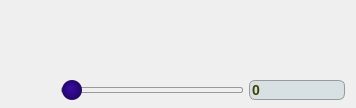
       <widget class="PlayerBox" name="groupBox0" native="true">
        <property name="minimumSize">
         <size>
          <width>0</width>
          <height>0</height>
         </size>
        </property>
        <property name="styleSheet">
         <string notr="true"/>
        </property>
        <layout class="QHBoxLayout" name="horizontalLayout">
         <property name="spacing">
          <number>0</number>
         </property>
         <property name="topMargin">
          <number>0</number>
         </property>
         <property name="bottomMargin">
          <number>0</number>
         </property>
         <item>
          <widget class="QWidget" name="widget_36" native="true">
           <property name="minimumSize">
            <size>
             <width>50</width>
             <height>0</height>
            </size>
           </property>
           <layout class="QVBoxLayout" name="verticalLayout_15">
            <property name="spacing">
             <number>0</number>
            </property>
            <property name="leftMargin">
             <number>0</number>
            </property>
            <property name="topMargin">
             <number>0</number>
            </property>
            <property name="rightMargin">
             <number>0</number>
            </property>
            <property name="bottomMargin">
             <number>0</number>
            </property>
            <item alignment="Qt::AlignHCenter|Qt::AlignTop">
             <widget class="QLabel" name="textLabel_Button0">
              <property name="sizePolicy">
               <sizepolicy hsizetype="Fixed" vsizetype="Fixed">
                <horstretch>0</horstretch>
                <verstretch>0</verstretch>
               </sizepolicy>
              </property>
              <property name="minimumSize">
               <size>
                <width>50</width>
                <height>50</height>
               </size>
              </property>
              <property name="styleSheet">
               <string notr="true"/>
              </property>
              <property name="text">
               <string/>
              </property>
             </widget>
            </item>
            <item alignment="Qt::AlignHCenter|Qt::AlignVCenter">
             <widget class="QPushButton" name="pushButton_Wine">
              <property name="enabled">
               <bool>false</bool>
              </property>
              <property name="sizePolicy">
               <sizepolicy hsizetype="Fixed" vsizetype="Fixed">
                <horstretch>0</horstretch>
                <verstretch>0</verstretch>
               </sizepolicy>
              </property>
              <property name="minimumSize">
               <size>
                <width>36</width>
                <height>56</height>
               </size>
              </property>
              <property name="maximumSize">
               <size>
                <width>36</width>
                <height>56</height>
               </size>
              </property>
              <property name="focusPolicy">
               <enum>Qt::NoFocus</enum>
              </property>
              <property name="toolTip">
               <string>&lt;html&gt;&lt;head/&gt;&lt;body&gt;&lt;p&gt;&lt;span style=&quot; font-weight:600;&quot;&gt;Ctrl-d&lt;/span&gt; Offer a drink&lt;/p&gt;&lt;/body&gt;&lt;/html&gt;</string>
              </property>
              <property name="styleSheet">
               <string notr="true">QPushButton {
	border-image: url(:/misc/wineglass.png) 1 1 1 1;
    border-top: 1px transparent;
    border-bottom: 1px transparent;
    border-right: 1px transparent;
    border-left: 1px transparent;
}
QPushButton:hover {
	border-image: url(:/misc/wineglass_hover.png) 1 1 1 1;
    border-top: 1px transparent;
    border-bottom: 1px transparent;
    border-right: 1px transparent;
    border-left: 1px transparent;
}
QPushButton:pressed {
	border-image: url(:/misc/wineglass_pressed.png) 1 1 1 1;
    border-top: 1px transparent;
    border-bottom: 1px transparent;
    border-right: 1px transparent;
    border-left: 1px transparent;
}
QPushButton:disabled {
	border-image: url(:/misc/wineglass_disabled.png) 1 1 1 1;
    border-top: 1px transparent;
    border-bottom: 1px transparent;
    border-right: 1px transparent;
    border-left: 1px transparent;
}
</string>
              </property>
              <property name="text">
               <string/>
              </property>
              <property name="iconSize">
               <size>
                <width>16</width>
                <height>16</height>
               </size>
              </property>
             </widget>
            </item>
           </layout>
          </widget>
         </item>
         <item>
          <widget class="QWidget" name="widget_31" native="true">
           <property name="styleSheet">
            <string notr="true"/>
           </property>
           <layout class="QGridLayout" name="gridLayout">
            <property name="leftMargin">
             <number>0</number>
            </property>
            <property name="topMargin">
             <number>8</number>
            </property>
            <property name="rightMargin">
             <number>0</number>
            </property>
            <property name="bottomMargin">
             <number>8</number>
            </property>
            <item row="0" column="0">
             <widget class="MyCashLabel0" name="textLabel_Cash0">
              <property name="sizePolicy">
               <sizepolicy hsizetype="MinimumExpanding" vsizetype="Fixed">
                <horstretch>0</horstretch>
                <verstretch>0</verstretch>
               </sizepolicy>
              </property>
              <property name="minimumSize">
               <size>
                <width>40</width>
                <height>30</height>
               </size>
              </property>
              <property name="maximumSize">
               <size>
                <width>200</width>
                <height>30</height>
               </size>
              </property>
              <property name="styleSheet">
               <string notr="true">padding-top: 7; padding-left:10; font-size:14px; font-weight:bold; color:#ffff00;</string>
              </property>
              <property name="text">
               <string/>
              </property>
              <property name="textFormat">
               <enum>Qt::PlainText</enum>
              </property>
              <property name="alignment">
               <set>Qt::AlignLeading|Qt::AlignLeft|Qt::AlignTop</set>
              </property>
              <property name="margin">
               <number>0</number>
              </property>
              <property name="indent">
               <number>0</number>
              </property>
             </widget>
            </item>
            <item row="0" column="1">
             <widget class="QLabel" name="textLabel_Status0">
              <property name="sizePolicy">
               <sizepolicy hsizetype="MinimumExpanding" vsizetype="Fixed">
                <horstretch>0</horstretch>
                <verstretch>0</verstretch>
               </sizepolicy>
              </property>
              <property name="minimumSize">
               <size>
                <width>80</width>
                <height>30</height>
               </size>
              </property>
              <property name="maximumSize">
               <size>
                <width>200</width>
                <height>30</height>
               </size>
              </property>
              <property name="styleSheet">
               <string notr="true"/>
              </property>
              <property name="text">
               <string/>
              </property>
              <property name="alignment">
               <set>Qt::AlignCenter</set>
              </property>
             </widget>
            </item>
            <item row="0" column="2">
             <widget class="QPushButton" name="pushButton_AllIn">
              <property name="minimumSize">
               <size>
                <width>96</width>
                <height>30</height>
               </size>
              </property>
              <property name="maximumSize">
               <size>
                <width>200</width>
                <height>30</height>
               </size>
              </property>
              <property name="focusPolicy">
               <enum>Qt::NoFocus</enum>
              </property>
              <property name="toolTip">
               <string>&lt;html&gt;&lt;head/&gt;&lt;body&gt;&lt;p&gt;&lt;span style=&quot; font-size:11pt;&quot;&gt;F4&lt;/span&gt;&lt;span style=&quot; font-size:11pt; font-weight:400;&quot;&gt; All-In&lt;/span&gt;&lt;/p&gt;&lt;/body&gt;&lt;/html&gt;</string>
              </property>
              <property name="styleSheet">
               <string notr="true">QPushButton {
	border-image: url(:/danuxi1/playeraction_violet.png) 8 8 8 8;
    border-top: 8px transparent;
    border-bottom: 8px transparent;
    border-right: 8px transparent;
    border-left: 8px transparent;
    font-weight:bold;
	font-size:12px;
    color: #d2d232
}
QPushButton:hover {
	border-image: url(://danuxi1/playeraction_violet_hover.png) 8 8 8 8;
    border-top: 8px transparent;
    border-bottom: 8px transparent;
    border-right: 8px transparent;
    border-left: 8px transparent;
    font-weight:bold;
	font-size:12px;
	color: #ffff00
}
QPushButton:checked {
	border-image: url(:/danuxi1/playeraction_violet_checked.png) 8 8 8 8;
    border-top: 8px transparent;
    border-bottom: 8px transparent;
    border-right: 8px transparent;
    border-left: 8px transparent;
    font-weight:bold;
	font-size:12px;
    color: #d2d232
}
QPushButton:checked:hover {
	border-image: url(://danuxi1/playeraction_violet_checked_hover.png) 8 8 8 8;
    border-top: 8px transparent;
    border-bottom: 8px transparent;
    border-right: 8px transparent;
    border-left: 8px transparent;
	font-size:12px;
    font-weight:bold;
	color: #d2d232
}</string>
              </property>
              <property name="text">
               <string/>
              </property>
             </widget>
            </item>
            <item row="1" column="0">
             <widget class="QPushButton" name="pushButton_Fold">
              <property name="sizePolicy">
               <sizepolicy hsizetype="MinimumExpanding" vsizetype="Fixed">
                <horstretch>0</horstretch>
                <verstretch>0</verstretch>
               </sizepolicy>
              </property>
              <property name="minimumSize">
               <size>
                <width>84</width>
                <height>30</height>
               </size>
              </property>
              <property name="maximumSize">
               <size>
                <width>200</width>
                <height>30</height>
               </size>
              </property>
              <property name="focusPolicy">
               <enum>Qt::NoFocus</enum>
              </property>
              <property name="toolTip">
               <string>&lt;html&gt;&lt;head/&gt;&lt;body&gt;&lt;p&gt;&lt;span style=&quot; font-size:11pt; font-weight:600;&quot;&gt;F1&lt;/span&gt;&lt;span style=&quot; font-size:11pt;&quot;&gt; Fold&lt;/span&gt;&lt;/p&gt;&lt;/body&gt;&lt;/html&gt;</string>
              </property>
              <property name="styleSheet">
               <string notr="true">QPushButton {
	border-image: url(:/danuxi1/playeraction_violet.png) 8 8 8 8;
    border-top: 8px transparent;
    border-bottom: 8px transparent;
    border-right: 8px transparent;
    border-left: 8px transparent;
	font-size:12px;
    color: #d33131
}
QPushButton:hover {
	border-image: url(://danuxi1/playeraction_violet_hover.png) 8 8 8 8;
    border-top: 8px transparent;
    border-bottom: 8px transparent;
    border-right: 8px transparent;
    border-left: 8px transparent;
	font-size:12px;
	color: #ff0000
}
QPushButton:checked {
	border-image: url(:/danuxi1/playeraction_violet_checked.png) 8 8 8 8;
    border-top: 8px transparent;
    border-bottom: 8px transparent;
    border-right: 8px transparent;
    border-left: 8px transparent;
	font-size:12px;
    color: #d33131
}
QPushButton:checked:hover {
	border-image: url(://danuxi1/playeraction_violet_checked_hover.png) 8 8 8 8;
    border-top: 8px transparent;
    border-bottom: 8px transparent;
    border-right: 8px transparent;
    border-left: 8px transparent;
	font-size:12px;
	color: #d33131
}</string>
              </property>
              <property name="text">
               <string/>
              </property>
             </widget>
            </item>
            <item row="1" column="1">
             <widget class="QPushButton" name="pushButton_CallCheck">
              <property name="sizePolicy">
               <sizepolicy hsizetype="MinimumExpanding" vsizetype="Fixed">
                <horstretch>0</horstretch>
                <verstretch>0</verstretch>
               </sizepolicy>
              </property>
              <property name="minimumSize">
               <size>
                <width>92</width>
                <height>30</height>
               </size>
              </property>
              <property name="maximumSize">
               <size>
                <width>200</width>
                <height>30</height>
               </size>
              </property>
              <property name="focusPolicy">
               <enum>Qt::NoFocus</enum>
              </property>
              <property name="toolTip">
               <string>&lt;html&gt;&lt;head/&gt;&lt;body&gt;&lt;p&gt;&lt;span style=&quot; font-weight:600;&quot;&gt;F2&lt;/span&gt; Check or Call&lt;/p&gt;&lt;/body&gt;&lt;/html&gt;</string>
              </property>
              <property name="styleSheet">
               <string notr="true">QPushButton {
	border-image: url(:/danuxi1/playeraction_violet.png) 8 8 8 8;
    border-top: 8px transparent;
    border-bottom: 8px transparent;
    border-right: 8px transparent;
    border-left: 8px transparent;
	font-size:12px;
    color: #2f94cc
}
QPushButton:hover {
	border-image: url(://danuxi1/playeraction_violet_hover.png) 8 8 8 8;
    border-top: 8px transparent;
    border-bottom: 8px transparent;
    border-right: 8px transparent;
    border-left: 8px transparent;
	font-size:12px;
	color: #00a3ff
}
QPushButton:checked {
	border-image: url(:/danuxi1/playeraction_violet_checked.png) 8 8 8 8;
    border-top: 8px transparent;
    border-bottom: 8px transparent;
    border-right: 8px transparent;
    border-left: 8px transparent;
	font-size:12px;
    color: #2f94cc
}
QPushButton:checked:hover {
	border-image: url(://danuxi1/playeraction_violet_checked_hover.png) 8 8 8 8;
    border-top: 8px transparent;
    border-bottom: 8px transparent;
    border-right: 8px transparent;
    border-left: 8px transparent;
	font-size:12px;
	color: #2f94cc
}</string>
              </property>
              <property name="text">
               <string/>
              </property>
             </widget>
            </item>
            <item row="1" column="2">
             <widget class="QPushButton" name="pushButton_BetRaise">
              <property name="sizePolicy">
               <sizepolicy hsizetype="MinimumExpanding" vsizetype="Fixed">
                <horstretch>0</horstretch>
                <verstretch>0</verstretch>
               </sizepolicy>
              </property>
              <property name="minimumSize">
               <size>
                <width>96</width>
                <height>30</height>
               </size>
              </property>
              <property name="maximumSize">
               <size>
                <width>200</width>
                <height>30</height>
               </size>
              </property>
              <property name="focusPolicy">
               <enum>Qt::NoFocus</enum>
              </property>
              <property name="toolTip">
               <string>&lt;html&gt;&lt;head/&gt;&lt;body&gt;&lt;p&gt;&lt;span style=&quot; font-size:11pt; font-weight:600;&quot;&gt;F3&lt;/span&gt;&lt;span style=&quot; font-size:11pt;&quot;&gt; Raise&lt;/span&gt;&lt;/p&gt;&lt;/body&gt;&lt;/html&gt;</string>
              </property>
              <property name="styleSheet">
               <string notr="true">QPushButton {
	border-image: url(:/danuxi1/playeraction_violet.png) 8 8 8 8;
    border-top: 8px transparent;
    border-bottom: 8px transparent;
    border-right: 8px transparent;
    border-left: 8px transparent;
	font-size:12px;
    color: #2dc82d
}
QPushButton:hover {
	border-image: url(://danuxi1/playeraction_violet_hover.png) 8 8 8 8;
    border-top: 8px transparent;
    border-bottom: 8px transparent;
    border-right: 8px transparent;
    border-left: 8px transparent;
	font-size:12px;
	color: #00ff00
}
QPushButton:checked {
	border-image: url(:/danuxi1/playeraction_violet_checked.png) 8 8 8 8;
    border-top: 8px transparent;
    border-bottom: 8px transparent;
    border-right: 8px transparent;
    border-left: 8px transparent;
	font-size:12px;
    color: #2dc82d
}
QPushButton:checked:hover {
	border-image: url(://danuxi1/playeraction_violet_checked_hover.png) 8 8 8 8;
    border-top: 8px transparent;
    border-bottom: 8px transparent;
    border-right: 8px transparent;
    border-left: 8px transparent;
	font-size:12px;
	color: #2dc82d
}</string>
              </property>
              <property name="text">
               <string/>
              </property>
             </widget>
            </item>
            <item row="2" column="2">
             <widget class="QSpinBox" name="spinBox_betValue">
              <property name="enabled">
               <bool>false</bool>
              </property>
              <property name="sizePolicy">
               <sizepolicy hsizetype="MinimumExpanding" vsizetype="Fixed">
                <horstretch>0</horstretch>
                <verstretch>0</verstretch>
               </sizepolicy>
              </property>
              <property name="minimumSize">
               <size>
                <width>96</width>
                <height>20</height>
               </size>
              </property>
              <property name="maximumSize">
               <size>
                <width>200</width>
                <height>20</height>
               </size>
              </property>
              <property name="toolTip">
               <string>&lt;html&gt;&lt;head/&gt;&lt;body&gt;&lt;p&gt;Amount for next bet&lt;/p&gt;&lt;/body&gt;&lt;/html&gt;o</string>
              </property>
              <property name="styleSheet">
               <string notr="true">QSpinBox {
border: 1px solid #999999;
border-radius: 6px;
font-size:14px;
font-weight:bold;
background-color:#1a006480;
color:#ffff00;
selection-color:#e2e21c;
selection-background-color:#1a0064
}
QSpinBox:disabled {
border: 1px solid #999999;
border-radius: 6px;
font-size:14px;
font-weight:bold;
background-color:#1a006480;
color:#404000;
selection-color:#e2e21c;
selection-background-color:#1a0064
}</string>
              </property>
              <property name="buttonSymbols">
               <enum>QAbstractSpinBox::NoButtons</enum>
              </property>
              <property name="accelerated">
               <bool>true</bool>
              </property>
              <property name="maximum">
               <number>99999</number>
              </property>
              <property name="singleStep">
               <number>10</number>
              </property>
             </widget>
            </item>
            <item row="2" column="0" colspan="2">
             <widget class="QSlider" name="horizontalSlider_bet">
              <property name="enabled">
               <bool>false</bool>
              </property>
              <property name="minimumSize">
               <size>
                <width>0</width>
                <height>20</height>
               </size>
              </property>
              <property name="maximumSize">
               <size>
                <width>16777215</width>
                <height>20</height>
               </size>
              </property>
              <property name="focusPolicy">
               <enum>Qt::WheelFocus</enum>
              </property>
              <property name="toolTip">
               <string>&lt;html&gt;&lt;head/&gt;&lt;body&gt;&lt;p&gt;Amount for next bet&lt;/p&gt;&lt;/body&gt;&lt;/html&gt;</string>
              </property>
              <property name="styleSheet">
               <string notr="true">QSlider::groove:horizontal {
    border: 1px solid #999999;
	height: 4px;
    border-radius: 2px;
	margin: 4px 0;
}

QSlider::handle:horizontal {
    background: qradialgradient(cx:0.5, cy:0.5, radius: 0.5, fx:0.4, fy:0.4, stop:0 #3c0cac, stop:1 #220762);
	margin: -8px 0;
    width: 20px;
    border-radius: 10px;
}</string>
              </property>
              <property name="maximum">
               <number>99999</number>
              </property>
              <property name="orientation">
               <enum>Qt::Horizontal</enum>
              </property>
             </widget>
            </item>
           </layout>
          </widget>
         </item>
        </layout>
       </widget>
